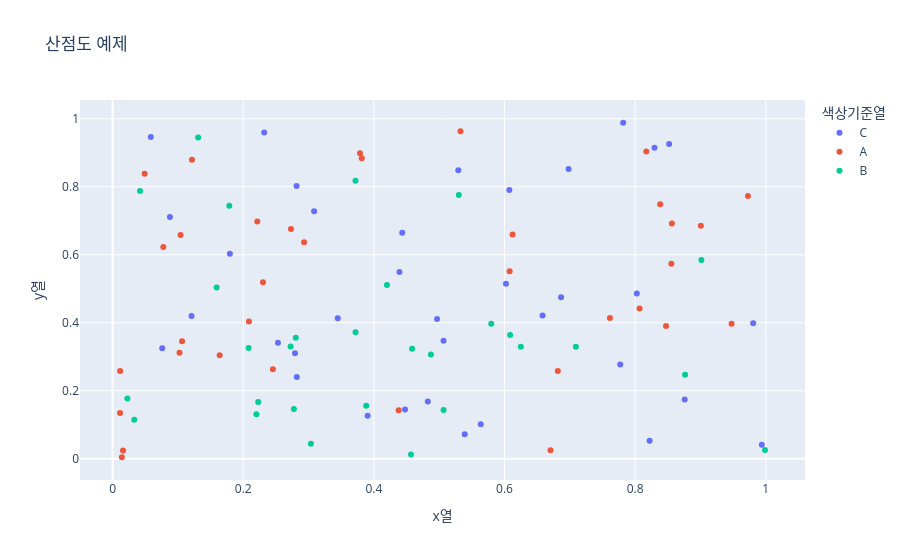

Write notebook code for a chart like this one.
### Code cell
from plotly import express as px
# import plotly.express as px 로도 쓸 수 있음!
import pandas as pd
import numpy as np

df = pd.DataFrame({
    "x열" : np.random.rand(100),   # 0~1 미만의 난수형태의 값을 랜덤으로 생성한다. 
    "y열" : np.random.rand(100),
    "색상기준열" : np.random.choice(["A","B","C"],100),   #색상기준열 안에 들어가는 값은 랜덤이 아니라 직접 선택될 수 있어야 함(?)  
})

fig = px.scatter (
    df,
    x = "x열", 
    y = "y열", 
    color = "색상기준열",
    title = "산점도 예제",
)
fig.show()

### Figure 1 — Plotly figure (JSON) as saved in the notebook; plotly's stock layout.template omitted (floating-point values rounded to 4 significant figures)
{"data": [{"hovertemplate": "색상기준열=C<br>x열=%{x}<br>y열=%{y}<extra></extra>", "legendgroup": "C", "marker": {"color": "#636efa", "symbol": "circle"}, "mode": "markers", "name": "C", "orientation": "v", "showlegend": true, "type": "scatter", "x": [0.6074, 0.2816, 0.7816, 0.8758, 0.5066, 0.8521, 0.3905, 0.2321, 0.282, 0.8221, 0.4391, 0.4967, 0.4477, 0.1208, 0.9939, 0.4826, 0.7772, 0.3085, 0.08783, 0.4434, 0.6582, 0.3447, 0.2793, 0.9807, 0.1795, 0.5391, 0.6865, 0.698, 0.8025, 0.8296, 0.5637, 0.07601, 0.2531, 0.05849, 0.6022, 0.5292], "xaxis": "x", "y": [0.7904, 0.8024, 0.9884, 0.1741, 0.3471, 0.926, 0.126, 0.9595, 0.2406, 0.05316, 0.5493, 0.4108, 0.145, 0.4196, 0.0408, 0.1679, 0.277, 0.7281, 0.7112, 0.6645, 0.421, 0.4132, 0.3105, 0.3985, 0.6028, 0.07226, 0.4748, 0.852, 0.486, 0.9148, 0.1016, 0.325, 0.3411, 0.9467, 0.5146, 0.8489], "yaxis": "y"}, {"hovertemplate": "색상기준열=A<br>x열=%{x}<br>y열=%{y}<extra></extra>", "legendgroup": "A", "marker": {"color": "#EF553B", "symbol": "circle"}, "mode": "markers", "name": "A", "orientation": "v", "showlegend": true, "type": "scatter", "x": [0.438, 0.8068, 0.2303, 0.8473, 0.01419, 0.9727, 0.01153, 0.6704, 0.7614, 0.8383, 0.01596, 0.01135, 0.2215, 0.6816, 0.9475, 0.9006, 0.1024, 0.6078, 0.8554, 0.1064, 0.3788, 0.817, 0.07765, 0.5326, 0.2932, 0.1215, 0.3815, 0.8562, 0.04908, 0.2731, 0.6123, 0.1639, 0.1041, 0.2087, 0.2454], "xaxis": "x", "y": [0.1423, 0.4418, 0.5194, 0.3906, 0.004266, 0.773, 0.2584, 0.02457, 0.4142, 0.7489, 0.02415, 0.1347, 0.6981, 0.258, 0.3969, 0.6854, 0.3119, 0.5514, 0.5735, 0.3455, 0.8983, 0.904, 0.6229, 0.9631, 0.6372, 0.8792, 0.8837, 0.6918, 0.838, 0.6759, 0.6593, 0.3042, 0.658, 0.4039, 0.2631], "yaxis": "y"}, {"hovertemplate": "색상기준열=B<br>x열=%{x}<br>y열=%{y}<extra></extra>", "legendgroup": "B", "marker": {"color": "#00cc96", "symbol": "circle"}, "mode": "markers", "name": "B", "orientation": "v", "showlegend": true, "type": "scatter", "x": [0.7092, 0.1309, 0.9988, 0.9013, 0.02263, 0.1787, 0.4874, 0.8764, 0.2202, 0.4569, 0.2775, 0.5067, 0.04204, 0.2083, 0.3037, 0.5797, 0.6086, 0.3719, 0.2726, 0.4586, 0.3882, 0.53, 0.42, 0.1593, 0.3719, 0.2229, 0.2804, 0.03319, 0.6249], "xaxis": "x", "y": [0.3295, 0.9449, 0.0257, 0.5843, 0.177, 0.744, 0.3066, 0.2469, 0.1309, 0.01215, 0.1461, 0.1436, 0.7875, 0.3256, 0.04435, 0.397, 0.3637, 0.8178, 0.3302, 0.3233, 0.156, 0.7761, 0.5111, 0.5036, 0.3722, 0.1666, 0.3558, 0.1148, 0.3296], "yaxis": "y"}], "layout": {"legend": {"title": {"text": "색상기준열"}, "tracegroupgap": 0}, "title": {"text": "산점도 예제"}, "xaxis": {"anchor": "y", "domain": [0, 1], "title": {"text": "x열"}}, "yaxis": {"anchor": "x", "domain": [0, 1], "title": {"text": "y열"}}}}
